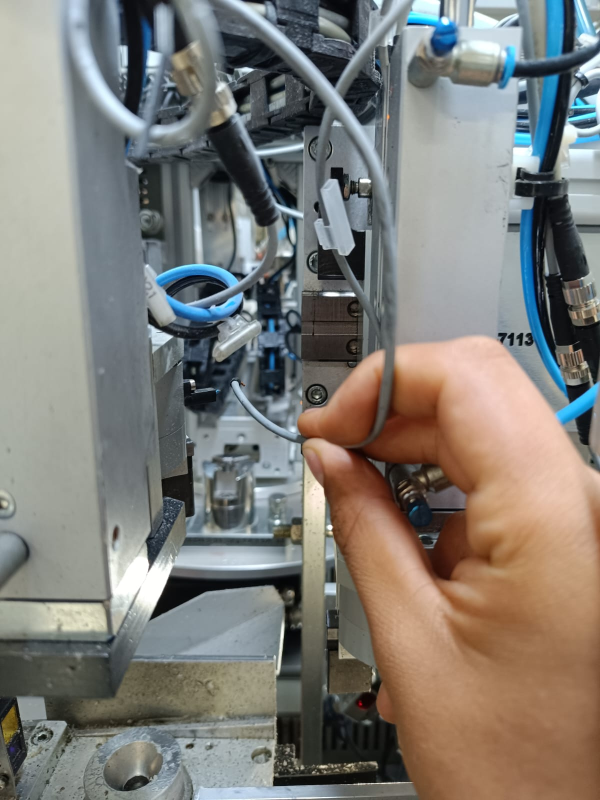
#> input picture KUKA-Trajectory-Optimization-HillClimbing/TIS_05.jpeg, 1200 x 1600 px, given in place of photo.jpg, which was not available (shown at 1/2 size)
$ jupyter execute --allow-errors 'Práctica6.ipynb'   (text cells are left out)
#> lines starting #> are read from the running program, lines starting #| are printed output that depends on the picture; after the words box and inside, x2 and y2 are one past the last pixel; in counts of white or black regions, pixels touching at a corner belong together; pictures that were not available may be replaced by others from this repository, and a replacement may not be noted
[cell 1]
from IPython.display import display, Javascript
from google.colab.output import eval_js
from base64 import b64decode

def take_photo(filename='photo.jpg', quality=0.8):
  js = Javascript('''
    async function takePhoto(quality) {
      const div = document.createElement('div');
      const capture = document.createElement('button');
      capture.textContent = 'Capture';
      div.appendChild(capture);

      const video = document.createElement('video');
      video.style.display = 'block';
      const stream = await navigator.mediaDevices.getUserMedia({video: true});

      document.body.appendChild(div);
      div.appendChild(video);
      video.srcObject = stream;
      await video.play();

      // Resize the output to fit the video element.
      google.colab.output.setIframeHeight(document.documentElement.scrollHeight, true);

      // Wait for Capture to be clicked.
      await new Promise((resolve) => capture.onclick = resolve);

      const canvas = document.createElement('canvas');
      canvas.width = video.videoWidth;
      canvas.height = video.videoHeight;
      canvas.getContext('2d').drawImage(video, 0, 0);
      stream.getVideoTracks()[0].stop();
      div.remove();
      return canvas.toDataURL('image/jpeg', quality);
    }
    ''')
  display(js)
  data = eval_js('takePhoto({})'.format(quality))
  binary = b64decode(data.split(',')[1])
  with open(filename, 'wb') as f:
    f.write(binary)
  return filename

[cell 2]
from IPython.display import Image
try:
  filename = take_photo()
  print('Saved to {}'.format(filename))

  # Show the image which was just taken.
  display(Image(filename))
except Exception as err:
  # Errors will be thrown if the user does not have a webcam or if they do not
  # grant the page permission to access it.
  print(str(err))

[cell 3]
import cv2
from matplotlib import pyplot as plt

[cell 4]
I = cv2.imread('photo.jpg')
#> I is the input picture: shape (1600, 1200, 3); mean B, G, R 119.5, 125, 127.5
#I = cv2.resize(I, (500, 333))
#plt.axis("off")
plt.imshow(cv2.cvtColor(I, cv2.COLOR_BGR2RGB))
#> (this line was passed over: IPython is not available in this run)
print(I.shape)
#| (1600, 1200, 3)

[cell 5]
x=100 # int(input("Enter Start point on x axis:"))
y=250 # int(input("Enter Start point on y axis:"))

w=500 # int(input("Enter width of cropped image:"))
h=500  # int(input("Enter height of cropped image:"))

cropped_image = I[y:y+h, x:x+w] # Cropping using Slicing
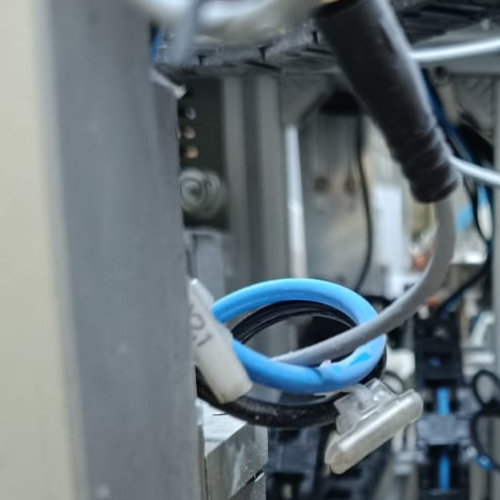
#> cropped_image: shape (500, 500, 3); mean B, G, R 121.9, 116.1, 104.6
plt.axis("off")
#> (this line was passed over: IPython is not available in this run)
plt.imshow(cv2.cvtColor(cropped_image, cv2.COLOR_BGR2RGB))
#> (this line was passed over: IPython is not available in this run)
plt.show() # Display the original image
print(cropped_image.shape)
#| (500, 500, 3)

cv2.imwrite("crop.jpg", cropped_image)
#> Out = True

[cell 6]
import numpy as np

[cell 7]
I = cv2.imread("photo.jpg")
Iroi = cv2.imread("crop.jpg")
b, g, r = cv2.split(Iroi)
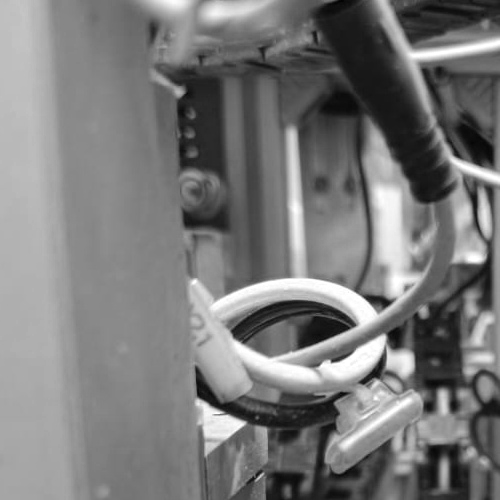
#> b: shape (500, 500); min 2, max 255, mean 121.9
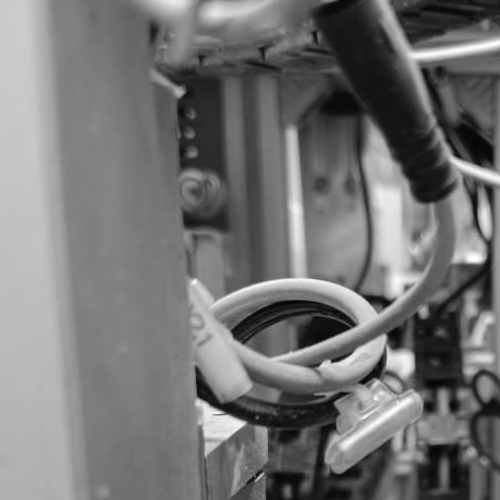
#> g: shape (500, 500); min 3, max 255, mean 116.1
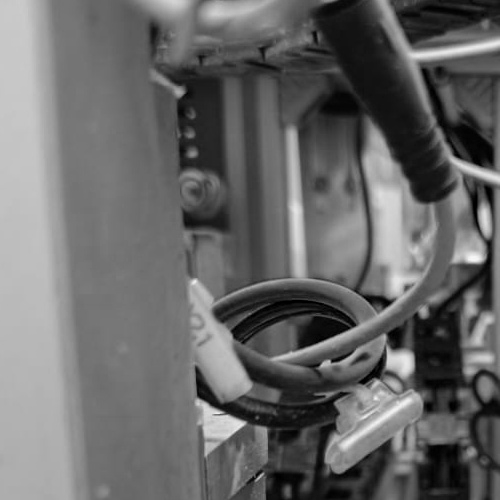
#> r: shape (500, 500); min 0, max 247, mean 104.6
m, n, o = I.shape
#> m = 1600; n = 1200; o = 3

# Media
# Ar = np.mean(Iroi[:,:,2])    # recordar que es -> BGR
Ar = np.mean(r)
#> Ar = 104.6
Ag = np.mean(g)
#> Ag = 116.1
Ab = np.mean(b)
#> Ab = 121.9

# Convertir a double
Rd = r.astype(np.float64)
Gd = g.astype(np.float64)
Bd = b.astype(np.float64)

# std
Dr = np.std(Rd)
#> Dr = 52.57
Dg = np.std(Gd)
#> Dg = 53.29
Db = np.std(Bd)
#> Db = 53.67

[cell 8]
Ig = cv2.cvtColor(I, cv2.COLOR_BGR2GRAY)
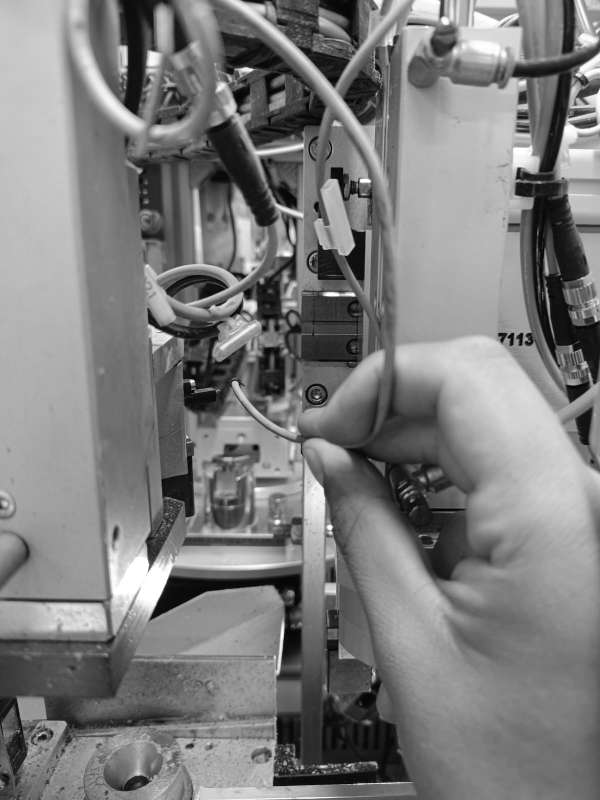
#> Ig: shape (1600, 1200) (shown at 1/2 size); min 0, max 255, mean 125.1
IBW = np.zeros((m, n), dtype=np.uint8)

s = 2

for i in range(m):
    for j in range(n):
        if ((Ar + s * Dr) > I[i, j, 2] > (Ar - s * Dr) and
                (Ag + s * Dg) > I[i, j, 1] > (Ag - s * Dg) and
                (Ab + s * Db) > I[i, j, 0] > (Ab - s * Db)):
            IBW[i, j] = 255
        else:
            IBW[i, j] = 0
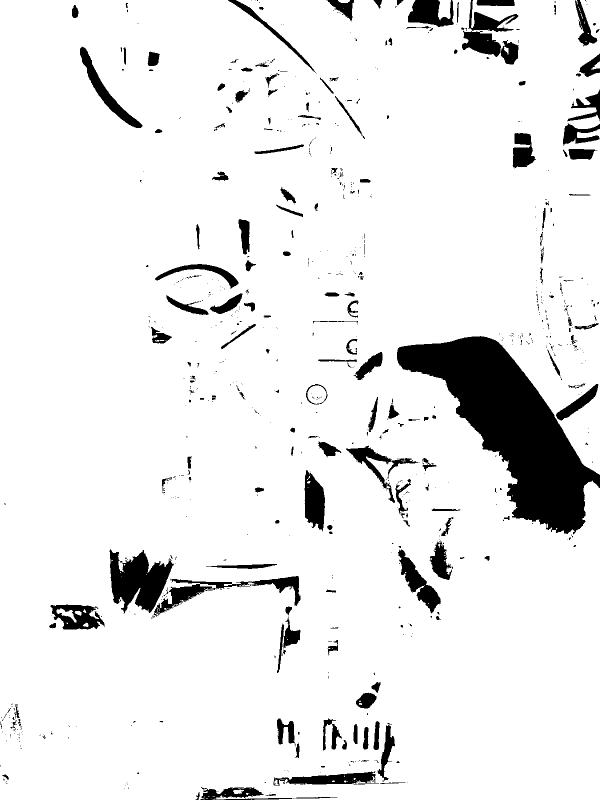
#> IBW: shape (1600, 1200) (shown at 1/2 size); 91.7% white; 827 black regions (631 under 20 px), largest, box (x1, y1, x2, y2) and area: (794, 672, 1200, 1069) 64531, (219, 1099, 348, 1227) 9628, (924, 0, 1037, 129) 5835

[cell 9]
try:
    white_pixels = np.array(np.where(IBW == 255))
    min_fila = np.min(white_pixels[0, :])
#> min_fila = 0
    min_col = np.min(white_pixels[1, :])
#> min_col = 0
    max_fila = np.max(white_pixels[0, :])
#> max_fila = 1599
    max_col = np.max(white_pixels[1, :])
#> max_col = 1199
    start = [min_col, min_fila]
#> start = [0, 0]
    end = [max_col, max_fila]
#> end = [1199, 1599]
    # image = cv2.rectangle(image, start_point, end_point, color, thickness)
    I = cv2.rectangle(I, start, end, (0, 255, 0), 2)
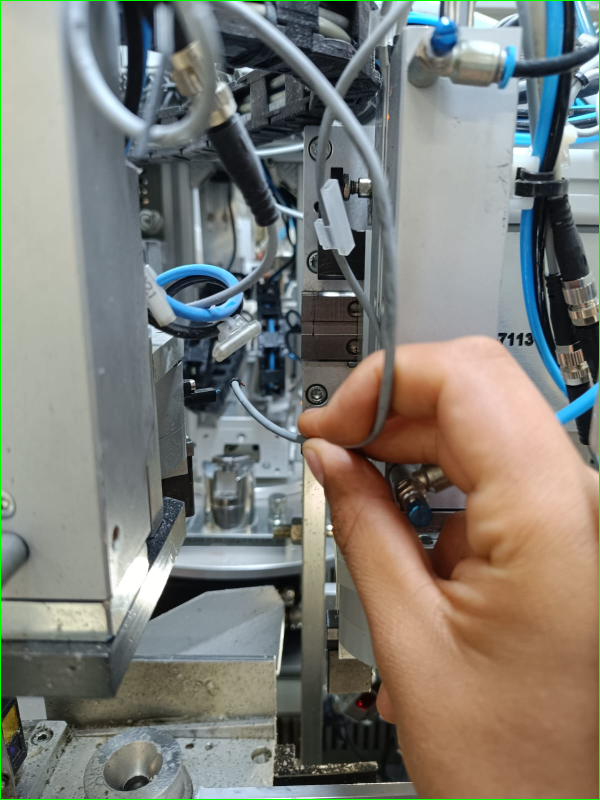
#> I: shape (1600, 1200, 3) (shown at 1/2 size); 0.58% of pixels changed, all inside (x1, y1, x2, y2) = (0, 0, 1200, 1600)

    center2 = min_fila + (max_fila - min_fila) / 2
#> center2 = 799.5
    center1 = min_col + (max_col - min_col) / 2
#> center1 = 599.5
    # image = cv.circle(image, centerOfCircle, radius, color, thickness)
    I = cv2.circle(I, [int(center1), int(center2)], 10, (0, 255, 255), -1)
#> I: shape (1600, 1200, 3); 0.02% of pixels changed, all inside (x1, y1, x2, y2) = (589, 789, 610, 810)
except:
    pass

$ run again, on KUKA-Trajectory-Optimization-HillClimbing/TIS_07.jpeg
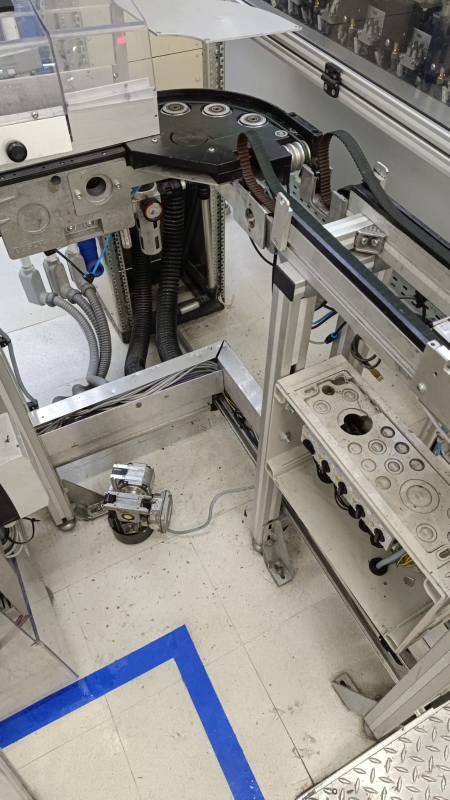
#> input picture KUKA-Trajectory-Optimization-HillClimbing/TIS_07.jpeg, 899 x 1599 px, given in place of photo.jpg, which was not available (shown at 1/2 size)
#> I is the input picture: shape (1599, 899, 3); mean B, G, R 132.9, 138.6, 141.7
#| (1599, 899, 3)
#| (500, 500, 3)
#> Out = True
#> Ar = 102.4
#> Ag = 100.5
#> Ab = 95.75
#> Dr = 62.65
#> Dg = 62.38
#> Db = 61.65
#> after the loop `for i in range(m):`:
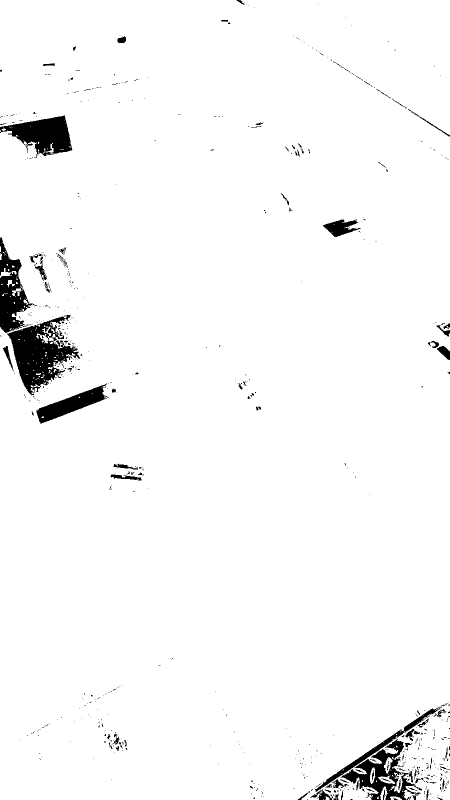
#> IBW: shape (1599, 899) (shown at 1/2 size); 96.9% white; 704 black regions (614 under 20 px), largest, box (x1, y1, x2, y2) and area: (14, 630, 160, 790) 10383, (0, 231, 145, 312) 6527, (681, 1478, 844, 1599) 6240
#> `I = cv2.rectangle(I, start, end, (0, 255, 0), 2)`:
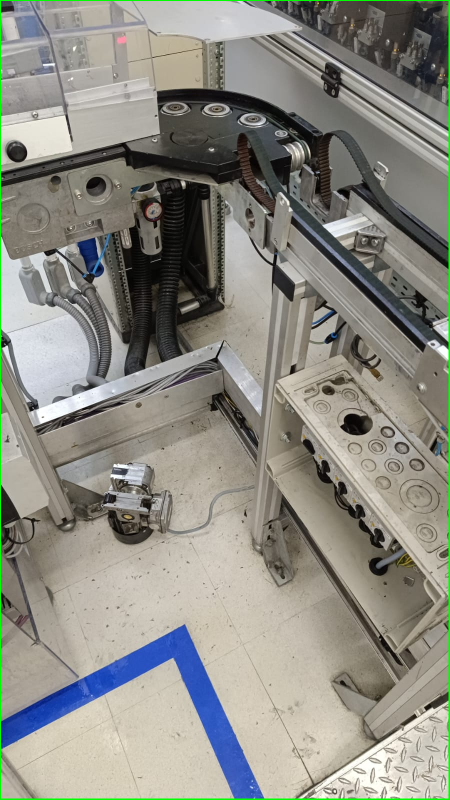
#> I: shape (1599, 899, 3) (shown at 1/2 size); 0.69% of pixels changed, all inside (x1, y1, x2, y2) = (0, 0, 899, 1599)
